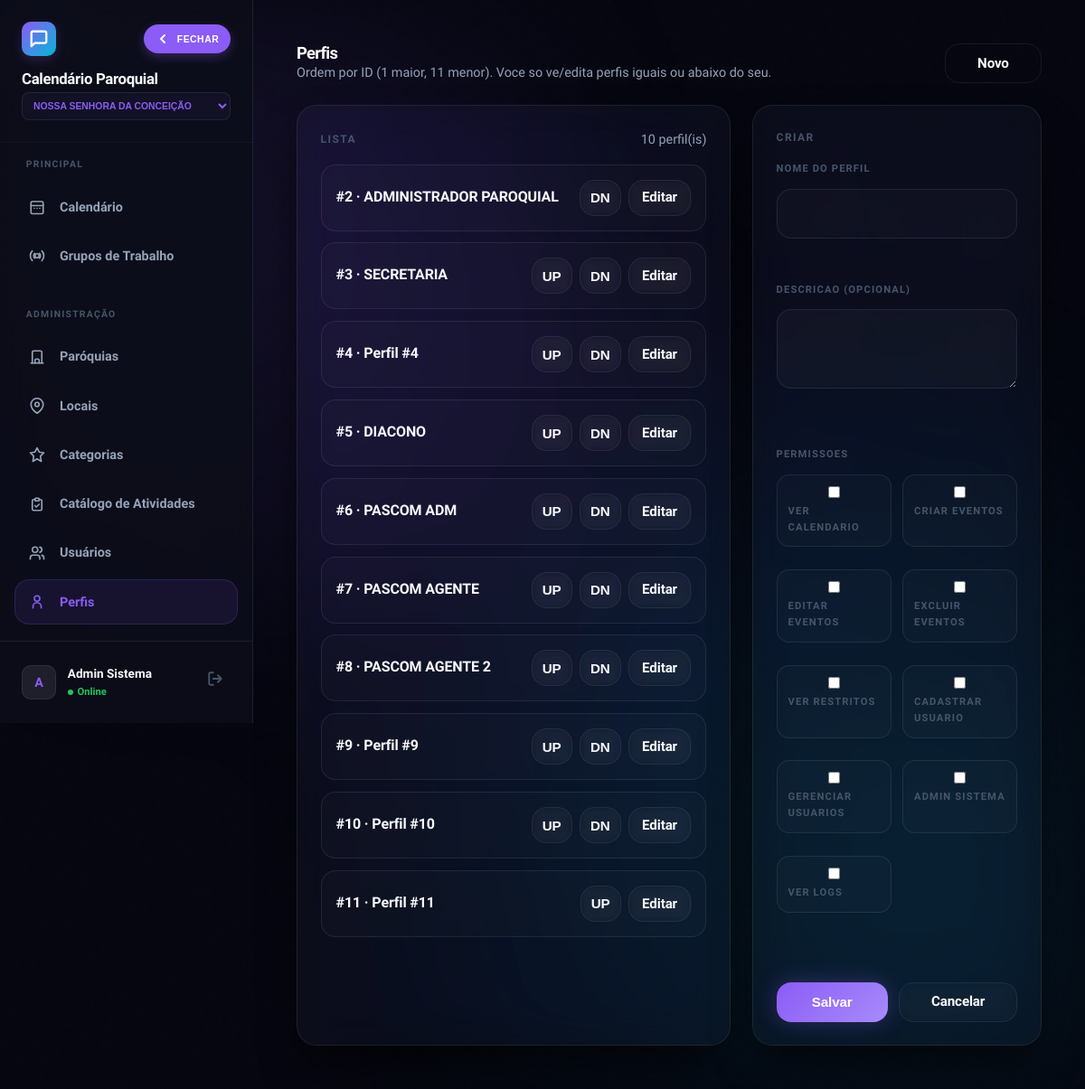
The page /perfis.php (signed in) on the database as committed earlier.
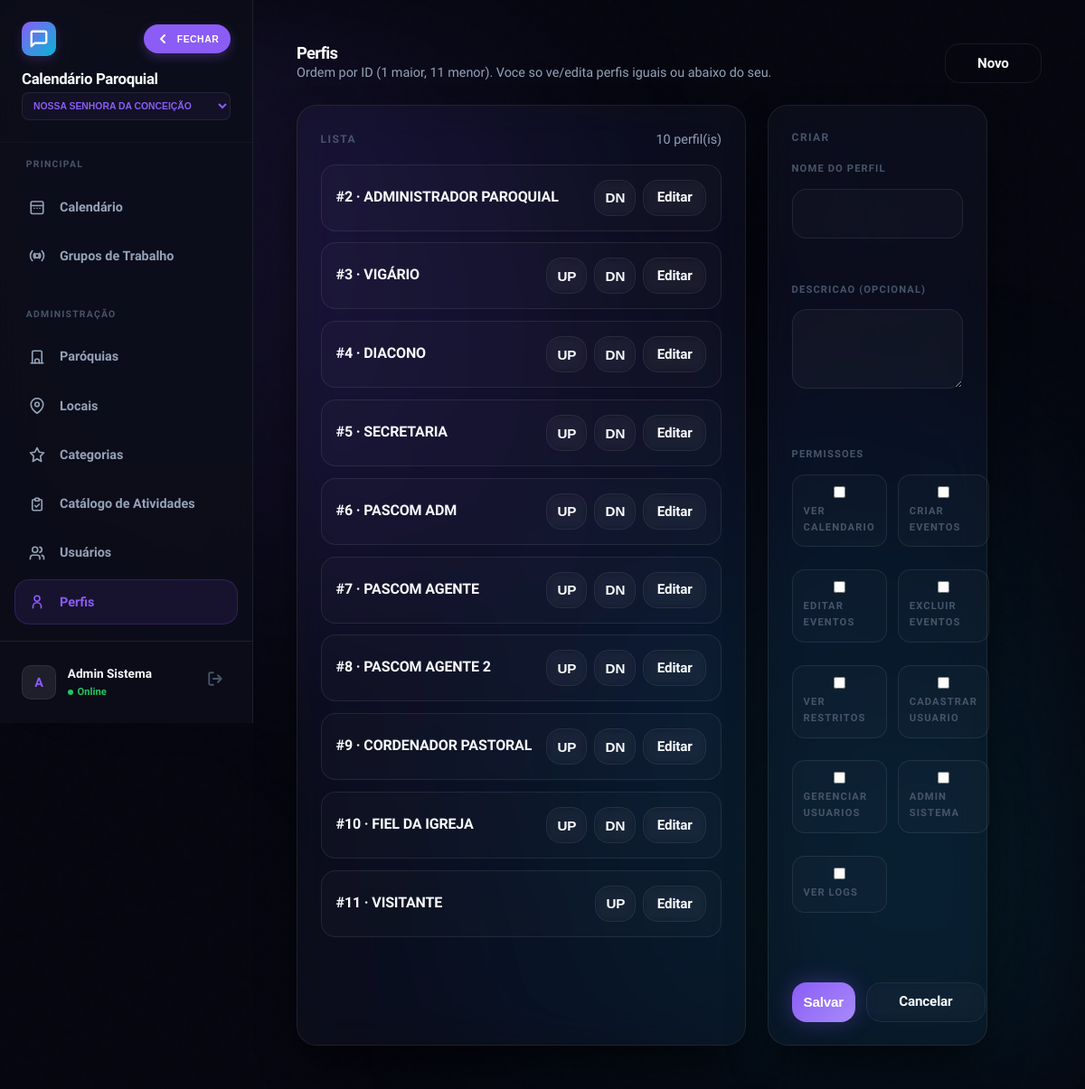
The same page on the database as committed later.
### tables this page shows
CREATE TABLE `perfis` (
  `id` int(10) unsigned NOT NULL AUTO_INCREMENT,
  `paroquia_id` int(10) unsigned NOT NULL DEFAULT 2,
  `nome_perfil` varchar(80) DEFAULT NULL,
  `descricao` text DEFAULT NULL,
  `perm_ver_calendario` tinyint(1) DEFAULT 1,
  `perm_criar_eventos` tinyint(1) DEFAULT 0,
  `perm_editar_eventos` tinyint(1) DEFAULT 0,
  `perm_excluir_eventos` tinyint(1) DEFAULT 0,
  `perm_ver_restritos` tinyint(1) DEFAULT 0,
  `perm_admin_usuarios` tinyint(1) DEFAULT 0,
  `perm_admin_sistema` tinyint(1) DEFAULT 0,
  `perm_ver_logs` tinyint(1) DEFAULT 0,
  `perm_cadastrar_usuario` tinyint(1) DEFAULT 0,
  PRIMARY KEY (`id`)
);

### functions.php (called while the page is built, shortened)
<?php
require_once __DIR__ . '/config.php';
function current_paroquia_id(): int {
    return (int)($_SESSION['paroquia_id'] ?? 0);
}
?>

### config.php (called while the page is built, shortened)
<?php
function h(mixed $v): string {
    return htmlspecialchars((string)($v ?? ''), ENT_QUOTES, 'UTF-8');
}
?>

### perfis.php (the view, shortened to what the rows shown need)
<?php
require_once 'functions.php';
$pid = current_paroquia_id();
$is_master = has_level(0) || (int)($_SESSION['usuario_id'] ?? 0) === 1;
$my_perfil_id = current_user_perfil_id($conn);
$perfis = [];
$res = $conn->query("
    SELECT p.*,
           COALESCE(
             NULLIF(MAX(NULLIF(TRIM(p.nome_perfil), '')), ''),
             NULLIF(MAX(NULLIF(TRIM(u.perfil_nome), '')), ''),
             CONCAT('Perfil #', p.id)
           ) AS label_nome
    FROM perfis p
    LEFT JOIN usuarios u ON u.perfil_id = p.id AND u.paroquia_id = p.paroquia_id
    WHERE p.paroquia_id = " . (int)$pid . "
    GROUP BY p.id
    ORDER BY p.id ASC
");
if ($res) {
    while ($r = $res->fetch_assoc()) {
        if ($is_master || can_manage_perfil($is_master, $my_perfil_id, (int)$r['id'])) {
            $perfis[] = $r;
        }
    }
}
?>
<!DOCTYPE html>
<html lang="pt-BR">
<head>
    <link rel="stylesheet" href="style.css?v=2.4.5"
        <link rel="stylesheet" href="css/responsive.css?v=2.4.5">
</head>
<body>
    <div class="app-shell">
        <main class="main-content">
            <div class="header animate-in">
                <div>
                    <h1 class="gradient-text">Perfis</h1>
                </div>
            </div>
            <div class="layout">
                <section class="glass card animate-in" style="animation-delay:0.05s;">
                    <?php if (!$perfis): ?>
                        <div class="small">Nenhum perfil disponivel no seu escopo.</div>
                    <?php else: ?>
                        <?php foreach ($perfis as $idx => $p): ?>
                            <div class="perfil-row">
                                <div class="perfil-meta">
                                    <div class="perfil-name">#<?= (int)$p['id'] ?> · <?= h($p['label_nome'] ?? ('Perfil #' . (int)$p['id'])) ?></div>
                                </div>
                                <div style="display:flex; gap:0.5rem; align-items:center; flex-shrink:0;">
                                    <?php if ($idx > 0): ?>
                                        <form method="POST" style="margin:0;">
                                            <button type="submit" class="btn btn-ghost" style="height:40px; padding:0 0.7rem;" title="Subir">UP</button>
                                        </form>
                                    <?php endif; ?>
                                    <?php if ($idx < count($perfis) - 1): ?>
                                        <form method="POST" style="margin:0;">
                                            <button type="submit" class="btn btn-ghost" style="height:40px; padding:0 0.7rem;" title="Descer">DN</button>
                                        </form>
                                    <?php endif; ?>
                                    <a class="btn btn-ghost" style="height:40px; padding:0 0.9rem;" href="perfis.php?id=<?= (int)$p['id'] ?>">Editar</a>
                                </div>
                            </div>
                        <?php endforeach; ?>
                    <?php endif; ?>
                </section>
            </div>
        </main>
    </div>
</body>
</html>

Rows that differ between the two databases and show on the page:
changed perfis id 3: label_nome "SECRETARIA" → "VIGÁRIO"
changed perfis id 4: label_nome "Perfil #4" → "DIACONO"
changed perfis id 5: label_nome "DIACONO" → "SECRETARIA"
changed perfis id 9: label_nome "Perfil #9" → "CORDENADOR PASTORAL"
changed perfis id 10: label_nome "Perfil #10" → "FIEL DA IGREJA"
changed perfis id 11: label_nome "Perfil #11" → "VISITANTE"
